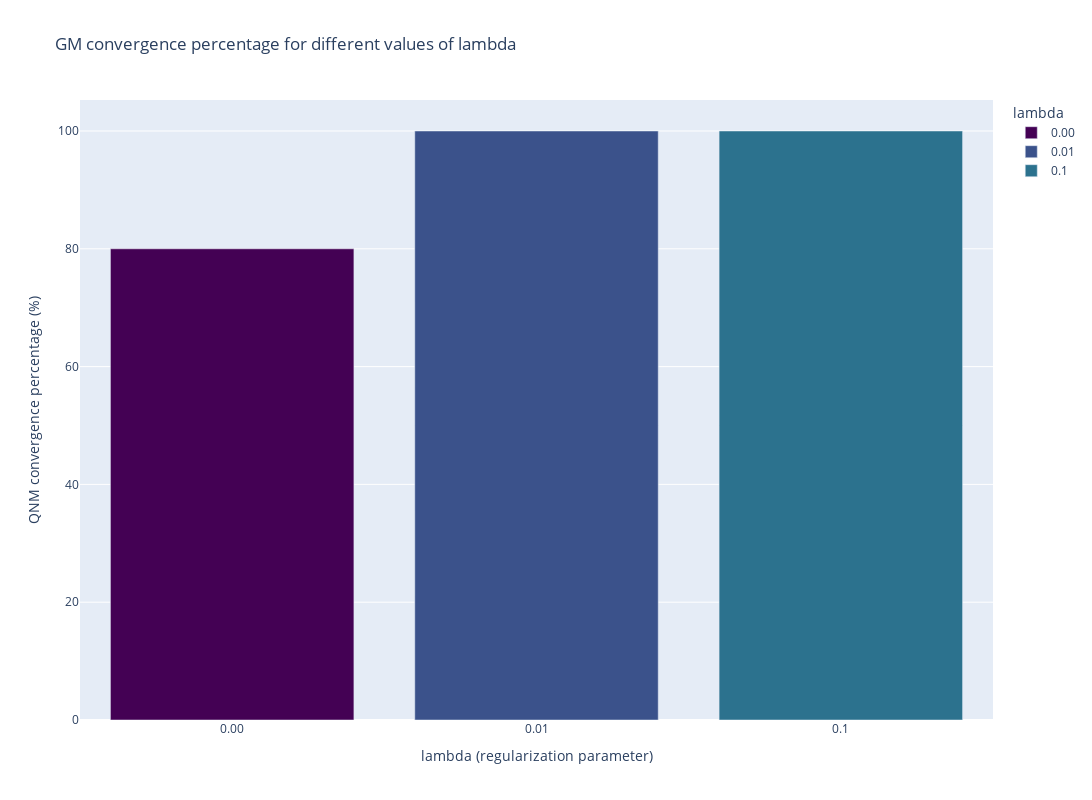

Here is the notebook cell this chart was saved with:
### Code cell
fig = px.bar(la_qnm_conv_prc, x='lambda', y='percentage',
             title='GM convergence percentage for different values of lambda',
             color='lambda',
             color_discrete_sequence =['#440154', '#3b528b', '#2c728e'],
             height=800, width=1200)
fig.update_layout(
    xaxis_title=r'lambda (regularization parameter)',
    yaxis_title=r'QNM convergence percentage (%)'
)
fig.show()

### Figure 1 — Plotly figure (JSON) as saved in the notebook; plotly's stock layout.template omitted (floating-point values rounded to 4 significant figures)
{"data": [{"alignmentgroup": "True", "hovertemplate": "lambda=%{x}<br>percentage=%{y}<extra></extra>", "legendgroup": "0.00", "marker": {"color": "#440154", "pattern": {"shape": ""}}, "name": "0.00", "offsetgroup": "0.00", "orientation": "v", "showlegend": true, "textposition": "auto", "type": "bar", "x": ["0.00"], "xaxis": "x", "y": [80], "yaxis": "y"}, {"alignmentgroup": "True", "hovertemplate": "lambda=%{x}<br>percentage=%{y}<extra></extra>", "legendgroup": "0.01", "marker": {"color": "#3b528b", "pattern": {"shape": ""}}, "name": "0.01", "offsetgroup": "0.01", "orientation": "v", "showlegend": true, "textposition": "auto", "type": "bar", "x": ["0.01"], "xaxis": "x", "y": [100], "yaxis": "y"}, {"alignmentgroup": "True", "hovertemplate": "lambda=%{x}<br>percentage=%{y}<extra></extra>", "legendgroup": "0.1", "marker": {"color": "#2c728e", "pattern": {"shape": ""}}, "name": "0.1", "offsetgroup": "0.1", "orientation": "v", "showlegend": true, "textposition": "auto", "type": "bar", "x": ["0.1"], "xaxis": "x", "y": [100], "yaxis": "y"}], "layout": {"barmode": "relative", "height": 800, "legend": {"title": {"text": "lambda"}, "tracegroupgap": 0}, "title": {"text": "GM convergence percentage for different values of lambda"}, "width": 1200, "xaxis": {"anchor": "y", "categoryarray": ["0.00", "0.01", "0.1"], "categoryorder": "array", "domain": [0, 1], "title": {"text": "lambda (regularization parameter)"}}, "yaxis": {"anchor": "x", "domain": [0, 1], "title": {"text": "QNM convergence percentage (%)"}}}}
